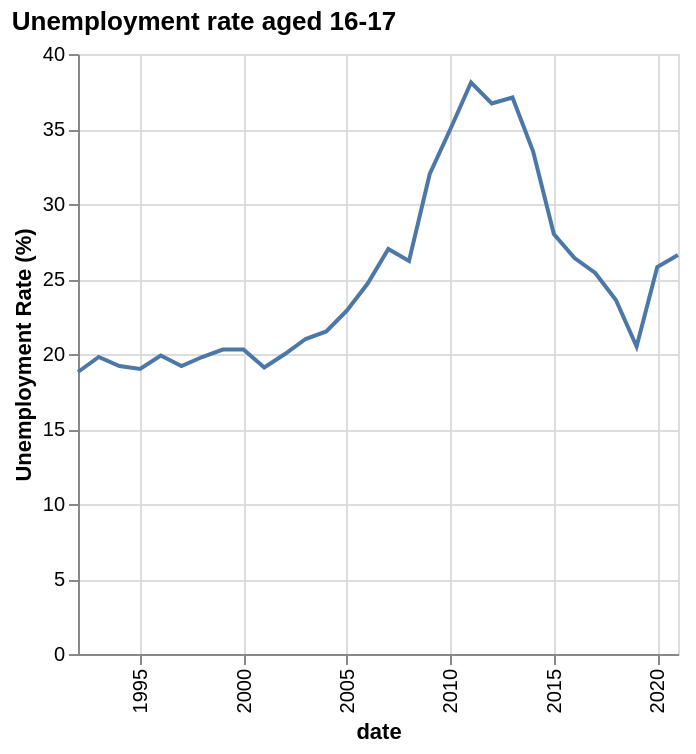

Source (Vega-Lite JSON):
### Vega-Lite specification from a JSON file in a GitHub repository (floating-point values rounded to 4 significant figures)
{"$schema": "https://vega.github.io/schema/vega-lite/v5.json", "title": {"text": "Unemployment rate aged 16-17", "subtitleFontStyle": "italic", "subtitleFontSize": 10, "anchor": "start", "color": "black"}, "data": {"values": [{"date": "1992", "label": "1992", "month": "", "quarter": "", "sourceDataset": "LMS", "updateDate": "2015-10-13T23:00:00.000Z", "value": "18.8", "year": "1992"}, {"date": "1993", "label": "1993", "month": "", "quarter": "", "sourceDataset": "LMS", "updateDate": "2015-10-13T23:00:00.000Z", "value": "19.8", "year": "1993"}, {"date": "1994", "label": "1994", "month": "", "quarter": "", "sourceDataset": "LMS", "updateDate": "2015-10-13T23:00:00.000Z", "value": "19.2", "year": "1994"}, {"date": "1995", "label": "1995", "month": "", "quarter": "", "sourceDataset": "LMS", "updateDate": "2015-10-13T23:00:00.000Z", "value": "19.0", "year": "1995"}, {"date": "1996", "label": "1996", "month": "", "quarter": "", "sourceDataset": "LMS", "updateDate": "2015-10-13T23:00:00.000Z", "value": "19.9", "year": "1996"}, {"date": "1997", "label": "1997", "month": "", "quarter": "", "sourceDataset": "LMS", "updateDate": "2015-10-13T23:00:00.000Z", "value": "19.2", "year": "1997"}, {"date": "1998", "label": "1998", "month": "", "quarter": "", "sourceDataset": "LMS", "updateDate": "2015-10-13T23:00:00.000Z", "value": "19.8", "year": "1998"}, {"date": "1999", "label": "1999", "month": "", "quarter": "", "sourceDataset": "LMS", "updateDate": "2015-10-13T23:00:00.000Z", "value": "20.3", "year": "1999"}, {"date": "2000", "label": "2000", "month": "", "quarter": "", "sourceDataset": "LMS", "updateDate": "2015-10-13T23:00:00.000Z", "value": "20.3", "year": "2000"}, {"date": "2001", "label": "2001", "month": "", "quarter": "", "sourceDataset": "LMS", "updateDate": "2015-10-13T23:00:00.000Z", "value": "19.1", "year": "2001"}, {"date": "2002", "label": "2002", "month": "", "quarter": "", "sourceDataset": "LMS", "updateDate": "2015-10-13T23:00:00.000Z", "value": "20.0", "year": "2002"}, {"date": "2003", "label": "2003", "month": "", "quarter": "", "sourceDataset": "LMS", "updateDate": "2015-10-13T23:00:00.000Z", "value": "21.0", "year": "2003"}, {"date": "2004", "label": "2004", "month": "", "quarter": "", "sourceDataset": "LMS", "updateDate": "2015-10-13T23:00:00.000Z", "value": "21.5", "year": "2004"}, {"date": "2005", "label": "2005", "month": "", "quarter": "", "sourceDataset": "LMS", "updateDate": "2015-10-13T23:00:00.000Z", "value": "22.9", "year": "2005"}, {"date": "2006", "label": "2006", "month": "", "quarter": "", "sourceDataset": "LMS", "updateDate": "2015-10-13T23:00:00.000Z", "value": "24.7", "year": "2006"}, {"date": "2007", "label": "2007", "month": "", "quarter": "", "sourceDataset": "LMS", "updateDate": "2015-10-13T23:00:00.000Z", "value": "27.0", "year": "2007"}, {"date": "2008", "label": "2008", "month": "", "quarter": "", "sourceDataset": "LMS", "updateDate": "2015-10-13T23:00:00.000Z", "value": "26.2", "year": "2008"}, {"date": "2009", "label": "2009", "month": "", "quarter": "", "sourceDataset": "LMS", "updateDate": "2015-10-13T23:00:00.000Z", "value": "32.0", "year": "2009"}, {"date": "2010", "label": "2010", "month": "", "quarter": "", "sourceDataset": "LMS", "updateDate": "2015-10-13T23:00:00.000Z", "value": "35.0", "year": "2010"}, {"date": "2011", "label": "2011", "month": "", "quarter": "", "sourceDataset": "LMS", "updateDate": "2019-02-19T00:00:00.000Z", "value": "38.1", "year": "2011"}, {"date": "2012", "label": "2012", "month": "", "quarter": "", "sourceDataset": "LMS", "updateDate": "2016-05-18T08:30:00.000Z", "value": "36.7", "year": "2012"}, {"date": "2013", "label": "2013", "month": "", "quarter": "", "sourceDataset": "LMS", "updateDate": "2016-05-18T08:30:00.000Z", "value": "37.1", "year": "2013"}, {"date": "2014", "label": "2014", "month": "", "quarter": "", "sourceDataset": "LMS", "updateDate": "2015-10-13T23:00:00.000Z", "value": "33.5", "year": "2014"}, {"date": "2015", "label": "2015", "month": "", "quarter": "", "sourceDataset": "LMS", "updateDate": "2017-05-16T23:00:00.000Z", "value": "28.0", "year": "2015"}, {"date": "2016", "label": "2016", "month": "", "quarter": "", "sourceDataset": "LMS", "updateDate": "2019-02-19T00:00:00.000Z", "value": "26.4", "year": "2016"}, {"date": "2017", "label": "2017", "month": "", "quarter": "", "sourceDataset": "LMS", "updateDate": "2018-02-21T00:00:00.000Z", "value": "25.4", "year": "2017"}, {"date": "2018", "label": "2018", "month": "", "quarter": "", "sourceDataset": "LMS", "updateDate": "2019-02-19T00:00:00.000Z", "value": "23.6", "year": "2018"}, {"date": "2019", "label": "2019", "month": "", "quarter": "", "sourceDataset": "LMS", "updateDate": "2020-02-18T00:00:00.000Z", "value": "20.5", "year": "2019"}, {"date": "2020", "label": "2020", "month": "", "quarter": "", "sourceDataset": "LMS", "updateDate": "2022-08-15T23:00:00.000Z", "value": "25.8", "year": "2020"}, {"date": "2021", "label": "2021", "month": "", "quarter": "", "sourceDataset": "LMS", "updateDate": "2022-08-15T23:00:00.000Z", "value": "26.6", "year": "2021"}]}, "mark": "line", "encoding": {"x": {"field": "date", "type": "temporal", "axis": {"labelAngle": -90}}, "y": {"field": "value", "type": "quantitative", "title": "Unemployment Rate (%)"}}}
